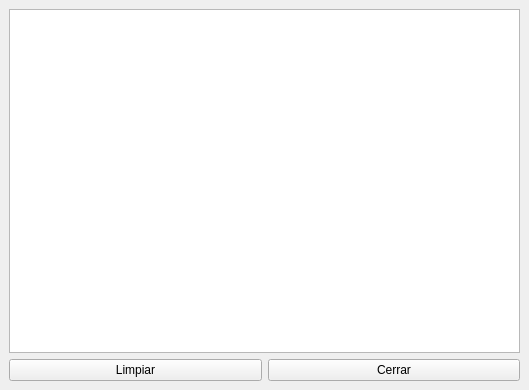
<?xml version="1.0" encoding="UTF-8"?>
<ui version="4.0">
 <class>MainWindow</class>
 <widget class="QMainWindow" name="MainWindow">
  <property name="geometry">
   <rect>
    <x>0</x>
    <y>0</y>
    <width>529</width>
    <height>390</height>
   </rect>
  </property>
  <property name="windowTitle">
   <string>Activitat3</string>
  </property>
  <widget class="QWidget" name="centralwidget">
   <layout class="QVBoxLayout" name="verticalLayout_2">
    <item>
     <widget class="QTextEdit" name="textEdit"/>
    </item>
    <item>
     <layout class="QHBoxLayout" name="horizontalLayout">
      <item>
       <widget class="QPushButton" name="limpiar_boton">
        <property name="text">
         <string>Limpiar</string>
        </property>
       </widget>
      </item>
      <item>
       <widget class="QPushButton" name="cerrar_boton">
        <property name="text">
         <string>Cerrar</string>
        </property>
       </widget>
      </item>
     </layout>
    </item>
   </layout>
  </widget>
 </widget>
 <tabstops>
  <tabstop>textEdit</tabstop>
  <tabstop>limpiar_boton</tabstop>
  <tabstop>cerrar_boton</tabstop>
 </tabstops>
 <resources/>
 <connections>
  <connection>
   <sender>limpiar_boton</sender>
   <signal>clicked()</signal>
   <receiver>textEdit</receiver>
   <slot>clear()</slot>
   <hints>
    <hint type="sourcelabel">
     <x>119</x>
     <y>364</y>
    </hint>
    <hint type="destinationlabel">
     <x>139</x>
     <y>266</y>
    </hint>
   </hints>
  </connection>
  <connection>
   <sender>cerrar_boton</sender>
   <signal>clicked()</signal>
   <receiver>MainWindow</receiver>
   <slot>showMaximized()</slot>
   <hints>
    <hint type="sourcelabel">
     <x>411</x>
     <y>370</y>
    </hint>
    <hint type="destinationlabel">
     <x>522</x>
     <y>368</y>
    </hint>
   </hints>
  </connection>
 </connections>
 <slots>
  <slot>mostrar_mensaje()</slot>
 </slots>
</ui>
